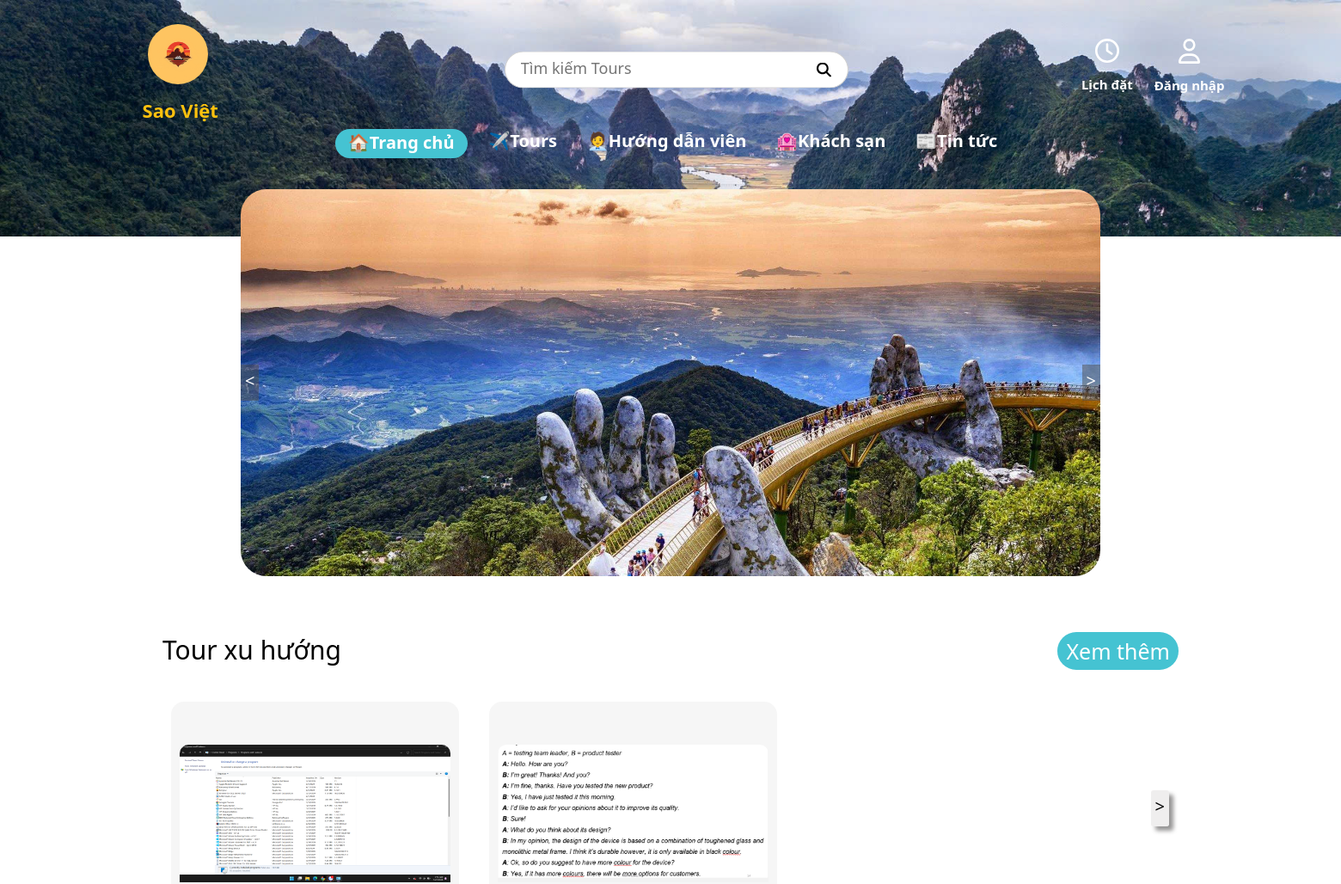
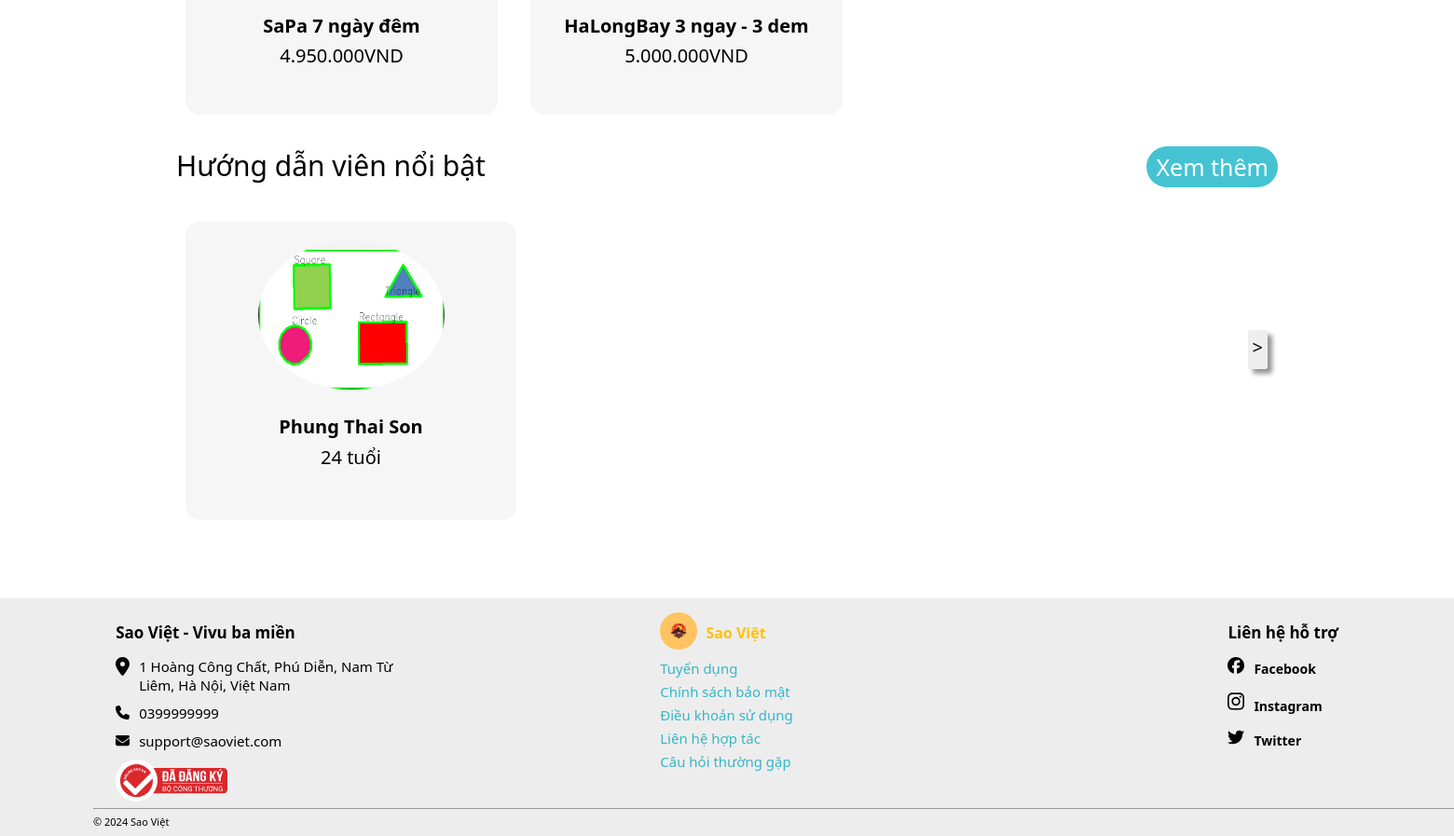
The page / on the database its author committed (2 pictures, top to bottom).
### tables this page shows
CREATE TABLE `tour` (
  `MaTour` int(11) NOT NULL,
  `TenTour` varchar(300) NOT NULL,
  `AnhTour` varchar(100) NOT NULL,
  `MoTa` text NOT NULL,
  `Gia` varchar(50) NOT NULL,
  `GioiThieu` text DEFAULT NULL,
  `MaCD` int(5) DEFAULT NULL
);

CREATE TABLE `huongdanvien` (
  `MaHDV` int(11) NOT NULL,
  `TenHDV` varchar(100) NOT NULL,
  `AnhHDV` varchar(100) NOT NULL,
  `GioiTinh` varchar(10) NOT NULL,
  `NgaySinh` date NOT NULL,
  `SDT` int(10) NOT NULL,
  `Email` varchar(50) NOT NULL,
  `MoTa` text NOT NULL,
  `Gia` varchar(20) NOT NULL,
  `DanhGia` int(5) DEFAULT NULL
);

### Controllers/BaseController.php (called while the page is built, shortened)
<?php
    class BaseController {
        protected function view($viewPath, array $data = []) {
            require(self::VIEW_FORDER_NAME .'/'. str_replace('.', '/', $viewPath).'.php');
        }
    }
?>

### Controllers/HomeController.php (called while the page is built, shortened)
<?php
    class homeController extends BaseController {
        public $tourModel;
        public $guideModel;
        public function __construct() {
            $this->tourModel = new tourModel();
            $this->guideModel = new guideModel();
        }
        public function index() {
            $tours = $this->tourModel->getAll();
            $guides = $this->guideModel->getGuide(['MaHDV', 'TenHDV', 'AnhHDV', 'NgaySinh'], 'DanhGia', '5');
            return $this->view("home.index",
                [
                    'tours' => $tours,
                    'guides' => $guides
                ],
            );
        }
    }
?>

### Core/Database.php (called while the page is built, shortened)
<?php
class Database
{
    public function connect()
    {
        $connect = mysqli_connect(self::HOST, self::USER, self::PASS, self::DB_NAME);
        mysqli_set_charset($connect, 'utf8');
        return $connect;
    }
}

### Models/BaseModel.php (called while the page is built, shortened)
<?php
class BaseModel extends Database {
    protected $connect;
    public function __construct() {
        $this->connect = $this->connect();
    }
    public function all($table, $select = ['*']) {
        $columns = implode(', ', $select);
        $sql = "SELECT {$columns} FROM {$table}";
        $query = $this->_query($sql);
        $data = [];
        while ($row = mysqli_fetch_object($query)) {
            array_push($data, $row);
        }
        return $data;
    }
    public function getOption($table, $select = ['*'], $id, $option) {
        $columns = implode(', ', $select);
        $sql = "SELECT {$columns} FROM {$table} WHERE {$id} = '{$option}'";
        $query = $this->_query($sql);
        $data = [];
        while ($row = mysqli_fetch_object($query)) {
            array_push($data, $row);
        }
        return $data;
    }
    private function _query($sql) {
        return mysqli_query($this->connect, $sql);
    }
}

### Models/tourModel.php (called while the page is built, shortened)
<?php
    class tourModel extends BaseModel {
        public function getAll($columns = ['*']) {
            return $this->all(self::TABLE, $columns);
        }
    }
?>

### Models/guideModel.php (called while the page is built, shortened)
<?php
    class guideModel extends BaseModel {
        public function getGuide($columns = ['*'], $id, $value) {
            return $this->getOption(self::TABLE, $columns, $id, $value);
        }
    }

### Views/home/index.php (the view, shortened to what this page needs)
<div class="slide">
    <div class="sub-slide">
        <div class="item">
            <img src="./public/img/home/slide_1.jpg" alt="slide_1">
        </div>
    </div>
    <button class="control-prev" type="button">
        <span>&lt;</span>
    </button>
    <button class="control-next" type="button">
        <span>&gt;</span>
    </button>
</div>
<div class="list" id="tour-slide">
        <div class="title">
            <span>Tour xu hướng</span>
            <a href="index.php?controller=tour&action=list">
                <span>Xem thêm</span>
            </a>
        </div>
        <div class="container">
            <div class="content" id="tour">
                <?php foreach($tours as $tour):?>
                    <div class="sub-list" id="sub-tour">
                        <a href="index.php?controller=tour&action=detail&id=<?=$tour->MaTour?>">
                            <img src="./Admin/public/img/tour/<?=$tour->AnhTour?>" alt="anh tour" id="avatar-tour">
                            <h4 id="tour-name"><?=$tour->TenTour?></h4>
                            <span id="tour-price"><?=$tour->Gia?>VND</span>
                        </a>
                    </div>
                <?php endforeach;?>
            </div>
            <button class="button-next" type="button" id="tour-next">
                <span>&gt;</span>
            </button>
        </div>
    </div>
<div class="list" id="guide-slide">
        <div class="title">
            <span>Hướng dẫn viên nổi bật</span>
            <a href="index.php?controller=guide&action=index">
                <span>Xem thêm</span>
            </a>
        </div>
        <div class="container">
            <div class="content" id="guide">
                <?php foreach($guides as $guide):?>
                    <div class="sub-list" id="sub-guide">
                        <a href="index.php?controller=guide&action=detail&id=<?=$guide->MaHDV?>">
                            <img id="avatar-guide" src="./Admin/public/img/guide/<?=$guide->AnhHDV?>" alt="anh hdv">
                            <h4 id="guide-name"><?=$guide->TenHDV?></h4>
                            <span id="guide-age">
                                <?php
                                    $ngaySinh = new DateTime($guide->NgaySinh);
                                    $ngayHienTai = new DateTime();
                                    $tuoi = $ngayHienTai->diff($ngaySinh)->y;
                                    echo $tuoi;
                                ?>
                                tuổi
                            </span>
                        </a>
                    </div>
                <?php endforeach;?>
            </div>
            <button class="button-next" type="button" id="gui-next">
                <span>&gt;</span>
            </button>
        </div>
    </div>

### public/css/home.css (style rules this page uses)
* { margin: 0; padding: 0; box-sizing: border-box; font-family: "Segoe UI", Roboto, Helvetica, Arial, sans-serif; }
body { z-index: -1; overflow-x: hidden; }
.slide { position: absolute; overflow: hidden; width: 1000px; height: 450px; margin: 0 auto; border-radius: 30px; top: 220px; left: 50%; transform: translate(-50%, 0); z-index: 1; }
.slide .sub-slide { display: flex; transition: transform 0.5s ease; }
.slide .item { flex: 0 0 100%; }
.slide .item img { max-width: 1000px; height: auto; }
.slide .control-prev, .slide .control-next { position: absolute; top: 50%; transform: translateY(-50%); background-color: rgba(78, 77, 77, 0.5); color: white; border: none; padding: 5px 5px 10px 5px; font-size: 20px; cursor: pointer; }
.slide .control-prev { left: 0; }
.slide .control-next { right: 0; }
.list { position: relative; height: 450px; padding: 20px 189px; width: auto; overflow: hidden; }
.title { color: black; font-size: 30px; font-weight: 500; padding-bottom: 20px; }
.title a { color: white; text-decoration: none; font-size: 25px; background-color: #45c3d2; float: right; padding: 5px 10px; border-radius: 25px; }
.list .content { display: flex; gap: 15px; margin-top: 10px; transition: all 0.5s ease; }
.list .sub-list { margin: 10px; padding: 50px 10px; border-radius: 15px; height: 190px; text-align: center; background-color: rgb(246, 246, 246); height: auto; }
.sub-list img { width: 315px; height: 160px; margin-bottom: 10px; border-radius: 10px 10px 0 0; }
.sub-list a { color: black; text-decoration: none; font-size: 20px; }
.sub-list h4 { width: 315px; margin-bottom: 5px; }
.container { width: 1095px; overflow: hidden; }
.button-prev, .button-next { position: absolute; top: 50%; transform: translateY(-50%); background-color: rgba(223, 222, 222, 0.5); color: black; border: none; padding: 5px 5px 10px 5px; font-size: 20px; cursor: pointer; border-radius: 3px; box-shadow: 5px 5px 5px rgb(150, 149, 149); font-weight: 500; }
.button-next { right: 200px; }
#guide-slide { height: 475px; }
#guide { gap: 25px; }
.list #sub-guide { padding: 20px; height: 320px; }
#sub-guide img { max-width: 200px; border-radius: 50%; }
#sub-guide #guide-name { margin: 10px 0 6px 0; }
#sub-guide span { font-size: 20px; }

### rows shown on the page
tour: AnhTour (picture), TenTour "SaPa 7 ngày đêm", Gia "4.950.000"
tour: AnhTour (picture), TenTour "HaLongBay 3 ngay - 3 dem", Gia "5.000.000"
huongdanvien: AnhHDV (picture), TenHDV "Phung Thai Son"
